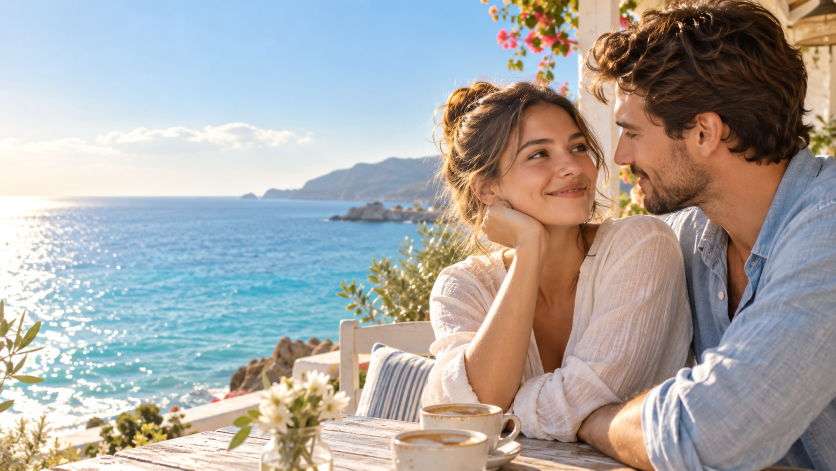
#> input picture assets/youtube/playlist/2026-10-01/globalmusic-romantic-source.png, 1672 x 941 px (shown at 1/2 size)
$ python -i youtube_playlist_maker_legacy.py   (imports and definitions only)
#> lines starting #> are read from the running program, lines starting #| are printed output that depends on the picture
#!/usr/bin/env python3
# -*- coding: utf-8 -*-
"""
youtube_playlist_maker.py
─────────────────────────────────────────────────────────────
구글드라이브 A폴더(원곡)에서 음악을 무작위로 골라 60~80분 분량으로
이어붙이고, 주제어를 기반으로 감성 라이프스타일풍 AI 이미지 2장(골든아워/주간 톤)을
생성해 15분 간격으로 번갈아 팬줌(Ken Burns) 효과를 넣는다. 1번 이미지 위에 큼직한
"Playlist" 타이틀을 얹어 썸네일로 저장하고, 영상 하단에는 "Playlist | <감성 문구>"
캡션바를 처음부터 끝까지 표시한다. 최종 mp4를 C폴더(최종파일)에
"YYYY_M_D_####.mp4" 형식으로, 썸네일은 별도 PNG로 업로드한다.

주제어를 안 주면(빈 값) B폴더(썸네일창고)에서 이미지를 무작위로 골라
정지 이미지 1장 + 음악으로만 구성하는 기존 방식으로 폴백한다.

곡 파일명에 "일본어", "독일어" 같은 언어 태그가 들어있는 경우, LANGUAGE_KEYWORD로
"Japanese", "French" 등을 주면 해당 언어 태그가 파일명에 포함된 곡들 중에서만
무작위로 고른다. 비어있거나 "Mixed"/"Mix"이면 필터 없이 전체 곡 중에서 고른다.

CAPTION_TEXT를 직접 주면 그 문구를 그대로 캡션바에 쓰고, 비어있으면 주제어 기반으로
Gemini가 짧은 감성 문구를 자동 생성한다.

사용법:
    python scripts/youtube_playlist_maker.py [주제어] [언어 키워드] [캡션 문구]
    (또는 TOPIC_KEYWORD / LANGUAGE_KEYWORD / CAPTION_TEXT 환경변수)

필요 환경변수(Secrets):
    GOOGLE_OAUTH_CLIENT_ID      - 구글드라이브 업로드용 OAuth 클라이언트 ID
    GOOGLE_OAUTH_CLIENT_SECRET  - 구글드라이브 업로드용 OAuth 클라이언트 시크릿
    GOOGLE_OAUTH_REFRESH_TOKEN  - 구글드라이브 업로드용 OAuth 리프레시 토큰
                                  (서비스 계정은 개인 드라이브 업로드 시 저장공간
                                  할당량이 없어 실패하므로 실제 사용자 계정 OAuth 사용)
    GEMINI_API_KEY              - 주제어 기반 이미지 생성(나노바나나). 없으면 B폴더 폴백
    MUSIC_SOURCE_FOLDER_ID      - (선택) 원곡 폴더 ID, 기본값 있음
    THUMBNAIL_FOLDER_ID         - (선택) 썸네일창고 폴더 ID, 기본값 있음(폴백용)
    OUTPUT_FOLDER_ID            - (선택) 최종파일 폴더 ID, 기본값 있음

필요 시스템 도구: ffmpeg, ffprobe
"""

import os
import sys
import json
import time
import random
import base64
import requests
import subprocess

# Windows 로컬 콘솔(cp949 등)에서 이모지/한글 출력 시 죽지 않도록 UTF-8 강제
# [5 lines not run here, left out]
from datetime import datetime, timezone, timedelta

GOOGLE_OAUTH_CLIENT_ID = os.environ.get("GOOGLE_OAUTH_CLIENT_ID", "")
GOOGLE_OAUTH_CLIENT_SECRET = os.environ.get("GOOGLE_OAUTH_CLIENT_SECRET", "")
GOOGLE_OAUTH_REFRESH_TOKEN = os.environ.get("GOOGLE_OAUTH_REFRESH_TOKEN", "")
GEMINI_API_KEY = os.environ.get("GEMINI_API_KEY", "")
GEMINI_IMAGE_MODELS = ["gemini-2.5-flash-image", "gemini-2.5-flash-image-preview"]

# 2026-08-22: healing 채널 전용 — AI 정지이미지+가짜 파형 오버레이로는 벤치마크
# 채널들(실제 4K 숲/빗물 "동영상" 촬영본)의 진짜 움직이는 빗방울/흐르는 물을
# 흉내낼 수 없음(ffmpeg 합성 시도 결과 부자연스러움 확인) — 실사 스톡영상으로 대체.
PEXELS_API_KEY = os.environ.get("PEXELS_API_KEY", "") or os.environ.get("PEXELS_KEY", "")
PIXABAY_KEY = os.environ.get("PIXABAY_KEY", "")

# 유튜브 실제 업로드/공개 승인 파이프라인용 — 구글드라이브 업로드용 OAuth와는
# 스코프가 달라서(youtube.upload) 별도로 발급받은 값을 쓴다
YOUTUBE_OAUTH_CLIENT_ID = os.environ.get("YOUTUBE_OAUTH_CLIENT_ID", "")
YOUTUBE_OAUTH_CLIENT_SECRET = os.environ.get("YOUTUBE_OAUTH_CLIENT_SECRET", "")
YOUTUBE_OAUTH_REFRESH_TOKEN = os.environ.get("YOUTUBE_OAUTH_REFRESH_TOKEN", "")

GMAIL_USER = "huh0303@gmail.com"
GMAIL_APP_PASSWORD = os.environ.get("GMAIL_APP_PASSWORD", "")

# 플리 채널 5개(2026-08-03 확정): 채널마다 곡 소스/썸네일/출력 폴더와 유튜브
# 업로드 토큰이 전부 달라야 한다 — 안 그러면 언어퀴즈 때처럼 다른 채널로
# 뒤섞여 올라가는 사고가 재발한다. CHANNEL_KEY로 채널을 고르면 그 채널 전용
# *_{KEY} 환경변수(Secrets)를 사용하고, 없으면 기존 공용 기본값으로 폴백한다
# (CHANNEL_KEY를 아예 안 주는 기존 실행 방식과 호환 유지).
PLAYLIST_CHANNELS = ["globalmusic", "healing", "starbucks", "mbb", "kpop"]
# 구독자 50만+ 플리 채널 벤치마킹 공통 포맷("Playlist" 대형 히어로 + 파형) 적용 채널.
# mbb는 예외 — 작곡가 초상화+이름 포맷을 따로 쓴다(아래 build_ai_images/썸네일 호출부 참고).
PLAYLIST_HERO_CHANNELS = {"globalmusic", "healing", "starbucks", "kpop"}
CHANNEL_KEY = (os.environ.get("CHANNEL_KEY") or "").strip().lower()

_DEFAULT_MUSIC_FOLDER = "1RqL44lM5oUSW5_PAZLHHlevrVkr1ibxd"
_DEFAULT_THUMB_FOLDER = "1jVDuCjTVJPnNSIBEXjnU6DPSzZO56d68"
_DEFAULT_OUTPUT_FOLDER = "1srQUiWOk6UruujYSy2S0ogN3FvxVTSBN"


def _channel_env(base_name, fallback):
    if CHANNEL_KEY:
        per_channel = os.environ.get(f"{base_name}_{CHANNEL_KEY.upper()}")
        if per_channel:
            return per_channel
    return os.environ.get(base_name) or fallback


MUSIC_SOURCE_FOLDER_ID = _channel_env("MUSIC_SOURCE_FOLDER_ID", _DEFAULT_MUSIC_FOLDER)
THUMBNAIL_FOLDER_ID = _channel_env("THUMBNAIL_FOLDER_ID", _DEFAULT_THUMB_FOLDER)
OUTPUT_FOLDER_ID = _channel_env("OUTPUT_FOLDER_ID", _DEFAULT_OUTPUT_FOLDER)

# 유튜브 업로드 토큰도 채널 전용 - 없으면 그 채널은 발행을 건너뛰어야 하므로
# youtube_publish_approved.py에서 별도로 검사한다(공용 토큰으로 조용히 폴백 금지).
YOUTUBE_TOKEN_ENV_NAME = (
    f"YOUTUBE_OAUTH_REFRESH_TOKEN_{CHANNEL_KEY.upper()}" if CHANNEL_KEY
    else "YOUTUBE_OAUTH_REFRESH_TOKEN"
)

# 영어 키워드 → 파일명에 박힌 한글 언어 태그 매핑
LANGUAGE_TAG_MAP = {
    "japanese": "일본어", "japan": "일본어",
    "french": "프랑스어", "france": "프랑스어",
    "german": "독일어", "germany": "독일어",
    "english": "영어",
    "korean": "한국어",
    "chinese": "중국어", "china": "중국어",
    "spanish": "스페인어", "spain": "스페인어",
    "italian": "이탈리아어", "italy": "이탈리아어",
    "portuguese": "포르투갈어",
    "russian": "러시아어",
    "vietnamese": "베트남어",
    "thai": "태국어",
}
MIXED_KEYWORDS = {"mixed", "mix", "all", ""}

KST = timezone(timedelta(hours=9))
WORKDIR = "playlist_output"
# 매번 똑같이 60~80분짜리만 나오면 그 자체가 "정형화된 AI 생성물" 티가 나서,
# 실행마다 목표 재생시간 구간 자체를 무작위로 골라 영상 길이가 매번 다르게 한다
DURATION_POOL_MIN_SEC = 30 * 60
DURATION_POOL_MAX_SEC = 100 * 60
# 채널별로 재생시간 구간을 다르게 두고 싶을 때만 여기에 추가 — 없으면 위 기본값 사용.
# starbucks(=카페음악, 2026-08-06부터 연주곡 전용 채널로 재배정): 56~190분 확정.
# globalmusic(=로맨틱글로벌): 2026-08-12부터 64~132분 확정.
CHANNEL_DURATION_POOL_SEC = {
    "starbucks": (130 * 60, 210 * 60),
    "globalmusic": (64 * 60, 132 * 60),
    # healing: 3~4시간짜리 긴 수면/이완용 재생목록으로 고정(2026-08-16 사용자 요청,
    # 기존 2~3시간에서 연장).
    "healing": (180 * 60, 240 * 60),
}
IMAGE_SWAP_SEC = 15 * 60          # AI 이미지 2장 전환 간격
VIDEO_W, VIDEO_H = 1920, 1080
THUMBNAIL_UPSCALE_SIZE = (5120, 2880)  # 썸네일 최종 저장 해상도(5K 기본) — 2026-08-14 사용자 요청
INTRO_DURATION_SEC = 6.0          # 인트로가 쓰는 음악 앞부분 길이 — 본편은 이 지점부터 이어서 재생

AUDIO_EXTS = (".mp3", ".wav", ".m4a", ".flac", ".aac", ".ogg")
IMAGE_EXTS = (".jpg", ".jpeg", ".png", ".webp")

import tempfile
_TMPDIR = tempfile.gettempdir()  # "/tmp" 하드코딩은 Windows 로컬 실행에서 항상 깨짐

FONT_URL = "https://raw.githubusercontent.com/google/fonts/main/ofl/nanumgothic/NanumGothic-Bold.ttf"
FONT_PATH = os.path.join(_TMPDIR, "_playlist_nanumgothic_bold.ttf")
# 썸네일 "Playlist" 타이틀용 우아한 세리프 폰트 (한글 캡션바는 나눔고딕 유지)
TITLE_FONT_URL = "https://raw.githubusercontent.com/google/fonts/main/ofl/playfairdisplay/PlayfairDisplay%5Bwght%5D.ttf"
TITLE_FONT_PATH = os.path.join(_TMPDIR, "_playlist_playfair.ttf")
# 東京/札幌처럼 한자·가나가 섞인 주제어용 — 나눔고딕엔 한자 글리프가 없어서
# Playfair 자리를 대신할 일본어 지원 세리프 폰트가 따로 필요하다
JP_FONT_URL = "https://raw.githubusercontent.com/google/fonts/main/ofl/notoserifjp/NotoSerifJP%5Bwght%5D.ttf"
JP_FONT_PATH = os.path.join(_TMPDIR, "_playlist_notoserifjp.ttf")
# healing 채널 전용: 차분하고 얇은 세리프(Cormorant) — Playfair보다 명상적/우아한 느낌
HEALING_TITLE_FONT_URL = "https://raw.githubusercontent.com/google/fonts/main/ofl/cormorantgaramond/CormorantGaramond%5Bwght%5D.ttf"
HEALING_TITLE_FONT_PATH = os.path.join(_TMPDIR, "_playlist_cormorant.ttf")


def log(msg):
    print(msg, flush=True)


# [182 lines left out: functions run_ffmpeg, get_duration, ensure_font, ensure_title_font, ensure_healing_title_font, ensure_jp_font and 5 more, not called in this run]


def make_placeholder_image(out_path):
    from PIL import Image
    Image.new("RGB", (VIDEO_W, VIDEO_H), (20, 25, 40)).save(out_path, "PNG")


# [43 lines left out: functions gemini_generate_text, build_caption_text, not called in this run]


# 채널별 설명 톤/컨셉 — Gemini 프롬프트에 채널 정체성을 반영해서 전부 똑같은
# 문구가 나오지 않게 한다 (2026-08-13, 사용자 요청: "이제부터 파이프라인에 박제")
CHANNEL_DESC_CONTEXT = {
    # 2026-08-14 사용자 명시적 지시("확실히"): Cafe_K(=globalmusic 코드키) 채널은
    # 로파이 인스트루멘탈이 아니라 영어/불어/독일어 등 전 세계 모든 언어의
    # 달달한(로맨틱/스위트) 보컬곡 채널로 확정.
    "globalmusic": "a sweet, romantic global music channel featuring vocal love songs in many different languages (English, French, German, and more — warm, tender, feel-good mood)",
    # healing: 한 영상은 하나의 자연음 테마만 유지하며 3~4시간 롱폼으로 제작한다.
    "healing": "an ambient nature-sounds channel for relaxation and sleep — rain is the main theme, with calm streams and occasional birdsong plus temple ambience when verified source audio is available; no music, no lyrics, pure atmosphere, long-form 3-4 hour sessions",
    # starbucks(=starbucksvibes 채널): 편한 카페 재즈, 보컬 없음(사용자 지시 그대로)
    "starbucks": "a relaxing instrumental cafe jazz channel (no vocals, smooth jazz, warm laid-back cafe mood)",
    "mbb": "a classical music channel centered on Mozart, Bach and Beethoven (and other classical composers)",
    # kpop: 특정 무드로 좁히지 않고 K-pop 전반(사용자 지시: "Kpop음악 전부")
    "kpop": "a K-pop playlist channel featuring all kinds of K-pop music",
}

# 2026-08-14: Gemini 생성이 실패했을 때(쿼터 소진 등, 이날 자주 발생) 쓰던 기존
# 폴백이 너무 dry했고, 주제어가 없는 자동실행에선 raw 파일명까지 제목에 그대로
# 새는 버그가 있었다(예: "Chill Playlist | 2026_8_13_2338.mp4") — 사용자가 직접
# 발견해서 지적함. 이제 채널별로 제목 100자/설명 1000자 가까이 채우는 후킹성
# 정적 템플릿을 갖춰서, Gemini가 죽어도 절대 이런 식으로 올라가지 않게 한다.
PLAYLIST_FALLBACK_HOOKS = {
    "globalmusic": {
        "title_fmt": "{topic} — Sweet Love Songs From Around The World",
        "hook": "A sweet, romantic global mix — love songs in different languages, one warm feeling.",
        "body": (
            "English, French, German, and more — this playlist brings together tender, feel-good vocal love "
            "songs from around the world. Put it on during a date night in, a long drive, or just when you "
            "want the room to feel a little warmer. No sudden drops, no jarring transitions — just a steady, "
            "sweet mood that carries you through the whole thing, no matter what language it's in."
        ),
        "engage": "Which language should the next mix feature? Let us know in the comments.",
        "tags": "#GlobalMusic #LoveSongs #RomanticPlaylist #WorldMusic #ChillMusic #RelaxingMusic",
    },
    "healing": {
        # topic 자체가 이미 테마별 완결된 문구(예: "Heavy Rain Sounds for Deep Sleep
        # and Relaxation")라서 뒤에 또 비슷한 문구를 덧붙이면 어색하게 겹친다
        # (2026-08-17 실제로 발생: "...Relaxation — Pure Nature Sounds For Deep
        # Sleep And Total...") — topic을 그대로 제목으로 쓰고 길이/CTA만 덧붙인다.
        "title_fmt": "{topic} 🌙 One Continuous Sound, No Loops",
        "hook": "One real, uninterrupted soundscape — the kind that quiets a busy mind almost instantly.",
        "body": (
            "No music, no lyrics, no distractions — just one continuous natural sound, exactly as it is. "
            "This is built to run for hours in the background while you sleep, study, meditate, or just "
            "need the world to feel a little softer for a while. Put it on, dim the lights, and let it do the work."
        ),
        "engage": "Which sound should we record next? Tell us below.",
        "tags": "#NatureSounds #SleepSounds #RainSounds #WaterSounds #Relaxation #AmbientSounds #WhiteNoise",
    },
    "starbucks": {
        "title_fmt": "{topic} — Relaxing Instrumental Cafe Jazz",
        "hook": "The instrumental cafe jazz mix built to just play in the background while you relax.",
        "body": (
            "No vocals, no lyrics — just warm, smooth jazz that sounds like your favorite coffee shop on a "
            "quiet afternoon. Perfect for unwinding, reading, working, or just needing a steady, unobtrusive "
            "soundtrack in the background. Put it on, get your coffee, and relax."
        ),
        "engage": "What's your go-to way to unwind with this playing? Tell us in the comments.",
        "tags": "#CafeJazz #JazzMusic #InstrumentalMusic #RelaxingMusic #CoffeeShopMusic #ChillJazz",
    },
    "mbb": {
        "title_fmt": "{topic} — Timeless Classical Music From Mozart, Bach And Beethoven",
        "hook": "The classical pieces that have outlasted every trend for over two centuries — and still hit just as hard.",
        "body": (
            "A curated mix of Mozart, Bach, Beethoven, and the composers who defined what music could be. "
            "Whether you're studying, working, or just want something genuinely beautiful playing in the "
            "background, this is music built to last — no algorithm needed, just centuries of proof. Put it "
            "on and hear exactly why it's still being played today."
        ),
        "engage": "Which composer or piece should we feature next? Let us know in the comments.",
        "tags": "#ClassicalMusic #Mozart #Bach #Beethoven #StudyMusic #PianoMusic",
    },
    "kpop": {
        "title_fmt": "{topic} — A K-Pop Playlist Mix To Study, Work Out, Or Drive To",
        "hook": "The K-pop mix built for whatever you're doing right now — studying, driving, or just vibing.",
        "body": (
            "A curated run of K-pop tracks picked for energy and flow, not just what's trending this week. "
            "Whether you're powering through a workout, cruising with the windows down, or just need something "
            "to keep you moving through a study session, this playlist is built to keep the momentum going "
            "from the first track to the last."
        ),
        "engage": "Which group or track should we feature in the next mix? Drop it in the comments.",
        "tags": "#KpopPlaylist #Kpop #StudyMusic #WorkoutMusic #KpopMix #DrivingMusic",
    },
}
_PLAYLIST_DEFAULT_HOOK = {
    "title_fmt": "{topic} — A Playlist Built To Play In The Background All Day",
    "hook": "A playlist built to just play — no skipping, no thinking, just good background sound.",
    "body": (
        "Put this on and let it run — it's built to carry a whole session from start to finish without "
        "pulling your attention away from whatever you're actually doing."
    ),
    "engage": "Let us know what you'd like to hear next in the comments.",
    "tags": "#Playlist #ChillMusic #BackgroundMusic",
}


# [84 lines left out: functions _build_fallback_title_and_description, generate_youtube_title_description, send_email, not called in this run]


THUMBNAIL_BRAND_LABEL = os.environ.get("THUMBNAIL_BRAND_LABEL", "Playlist")

# 워크플로우의 프리셋 드롭다운(한글)을 영문으로 치환 — 썸네일 타이틀 폰트(Playfair
# Display)에 한글 글리프가 없어서, 한글 그대로 넘기면 빈 네모(tofu)로 깨져 보인다.
PRESET_TOPIC_EN_MAP = {
    "봄": "Spring", "여름": "Summer", "가을": "Autumn", "겨울": "Winter",
    "바다": "Ocean", "산": "Mountain", "호수": "Lake",
    "도시 야경": "City Night Lights", "시골 마을": "Countryside Village",
    "카페 감성": "Cozy Cafe",
}

# 썸네일 타이틀은 영문(예: TOKYO)으로 크게, 그 아래 작게 현지어 표기를 곁들인다
# (한자 대신 가타카나처럼, 그 도시/나라에서 실제로 쓰는 표기를 살짝 얹는 감성 포인트)
NATIVE_SUBTITLE_MAP = {
    "Tokyo": "トーキョー",
    "Sapporo": "サッポロ",
    "Seoul": "서울",
}

# 자동 실행(스케줄러 등, 사람이 매번 주제를 골라주지 않는 경우)에서 무작위로
# 뽑을 주제 후보 목록 — 워크플로우 드롭다운 프리셋과 동일한 구성
AUTO_TOPIC_POOL = [
    "봄", "여름", "가을", "겨울", "바다", "산", "호수", "도시 야경", "시골 마을", "카페 감성",
    "Seoul", "London", "Paris", "Tokyo", "New York", "Sapporo", "Miami", "LA", "Prague", "Switzerland",
]
# 주제가 정해지면 그 나라 말 음악을 우선 배치하도록 자동으로 짝지어주는 언어
AUTO_TOPIC_LANGUAGE_HINTS = {
    "Tokyo": "Japanese", "Sapporo": "Japanese",
    "Paris": "French", "Seoul": "Korean",
}

# 채널 성격상 위 여행지/계절 주제풀이 안 맞는 채널은 여기서 전용 주제풀을 쓴다.
# mbb: 2026-08-22 개편 — 작곡가 초상화+이름 텍스트 포맷을 버리고, 벤치마크
# 채널들처럼 "시간대/활동 무드" 기반으로 전환(아침/점심/근무/저녁/로맨틱 등).
# 썸네일엔 글씨 없이 분위기 사진만 쓰고, 제목(YouTube title)에 무드를 담는다.
# kpop: 곡 없이도 자연스러운 무드 키워드(플리 콘셉트).
CHANNEL_TOPIC_POOLS = {
    "mbb": [
        "Morning Piano", "Violin & Cello Morning", "Piano for Lunch Break",
        "Cello for Deep Focus & Work", "Violin for Afternoon Tea",
        "Piano & Violin Dinner", "Romantic Cello & Piano", "Evening Violin Serenade",
        "Rain & Piano for Sleep", "Morning Chamber Music", "Candlelight Piano Dinner",
        "Cello for Reading & Studying", "Mozart for Pregnancy and Relaxation",
        "Essential Arias for a Quiet Evening", "Classical Music for a Rainy Day",
        "Violin Solos to Hear Once in a Lifetime", "Cello Solos to Hear Once in a Lifetime",
        "Sarasate Violin Masterpieces", "Flute and Piano Morning", "Trumpet Classics",
        "Mozart Bach and Beethoven Essentials",
    ],
    "kpop": [
        "study playlist", "workout playlist", "driving at night", "chill dance practice",
        "rainy day mix", "morning motivation", "late night vibes", "concert energy",
    ],
}


# [21 lines left out: function make_channel_thumbnail, not called in this run]
RECENT_TOPICS_FILE = "playlist_recent_topics.json"
RECENT_TOPICS_MEMORY = 8  # 최근 이만큼은 다시 안 뽑히게 피함


# [432 lines left out: functions pick_auto_topic, build_ai_images, select_single_bank_image, pick_duration_target, build_playlist_audio, make_kenburns_clip and 7 more, not called in this run]


def _escape_drawtext(text):
    return text.replace("\\", "\\\\").replace(":", "\\:").replace("'", "\\'")


# [26 lines left out: functions _ffmpeg_path_escape, add_lower_third_bar, not called in this run]


def _resize_cover(img, w, h):
    """원본 비율을 유지한 채 (w,h)를 꽉 채우고 넘치는 부분만 가운데 기준으로
    잘라낸다 (찌그러짐 없는 썸네일용 크롭)."""
#> called with w = 1280, h = 720
    from PIL import Image

    src_w, src_h = img.size
#> src_w = 1672; src_h = 941
    scale = max(w / src_w, h / src_h)
#> scale = 0.766
    new_w, new_h = int(src_w * scale + 0.5), int(src_h * scale + 0.5)
#> new_w = 1280; new_h = 720
    img = img.resize((new_w, new_h), Image.LANCZOS)
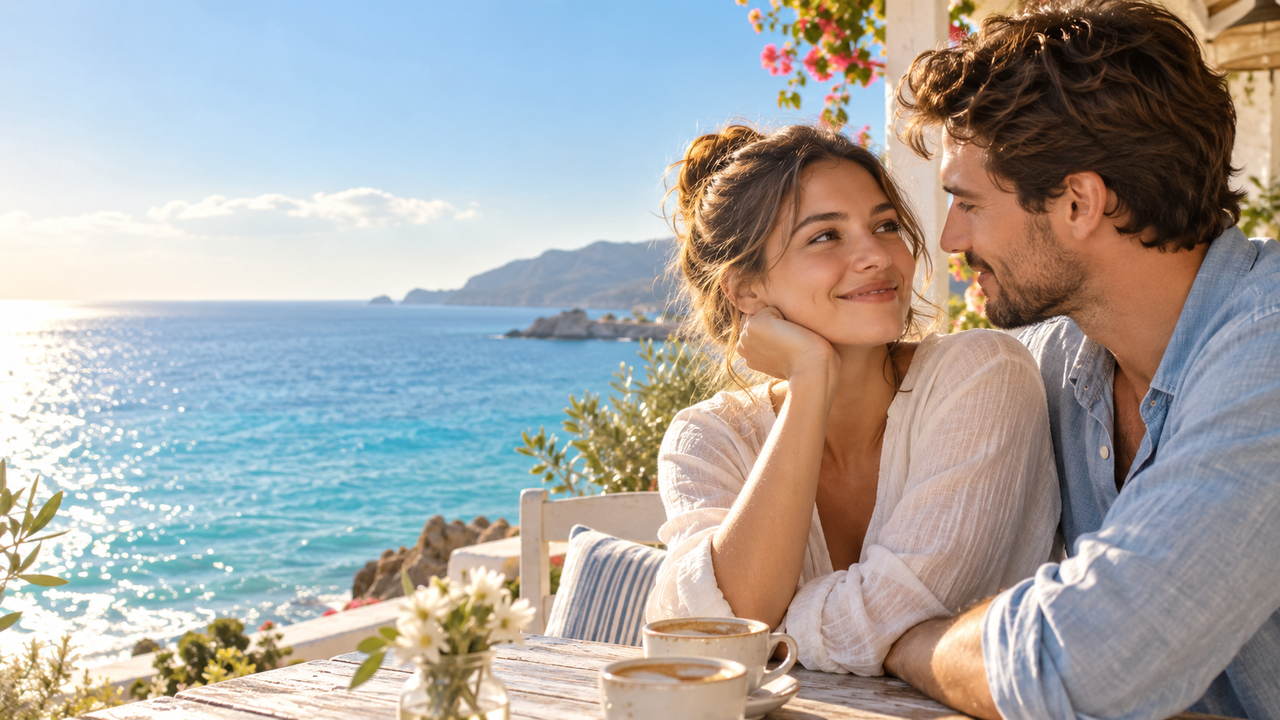
#> img: PIL image 1280x720 RGB; mean R, G, B 169, 166.7, 163.8
    left = (new_w - w) // 2
#> left = 0
    top = (new_h - h) // 2
#> top = 0
#> (the rest of the program and of its run is left out)
